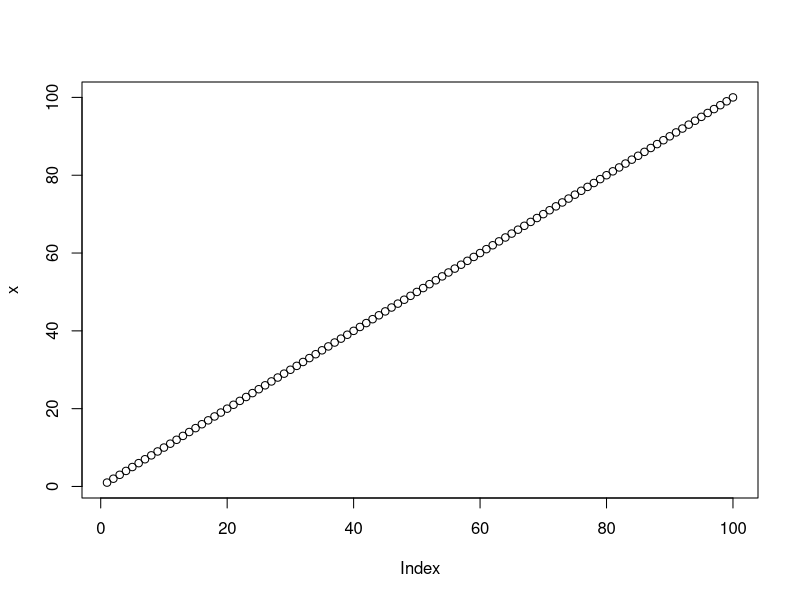

Reproduce this figure in R.
## ---- chunk 1
x<-1:100
plot(x)

